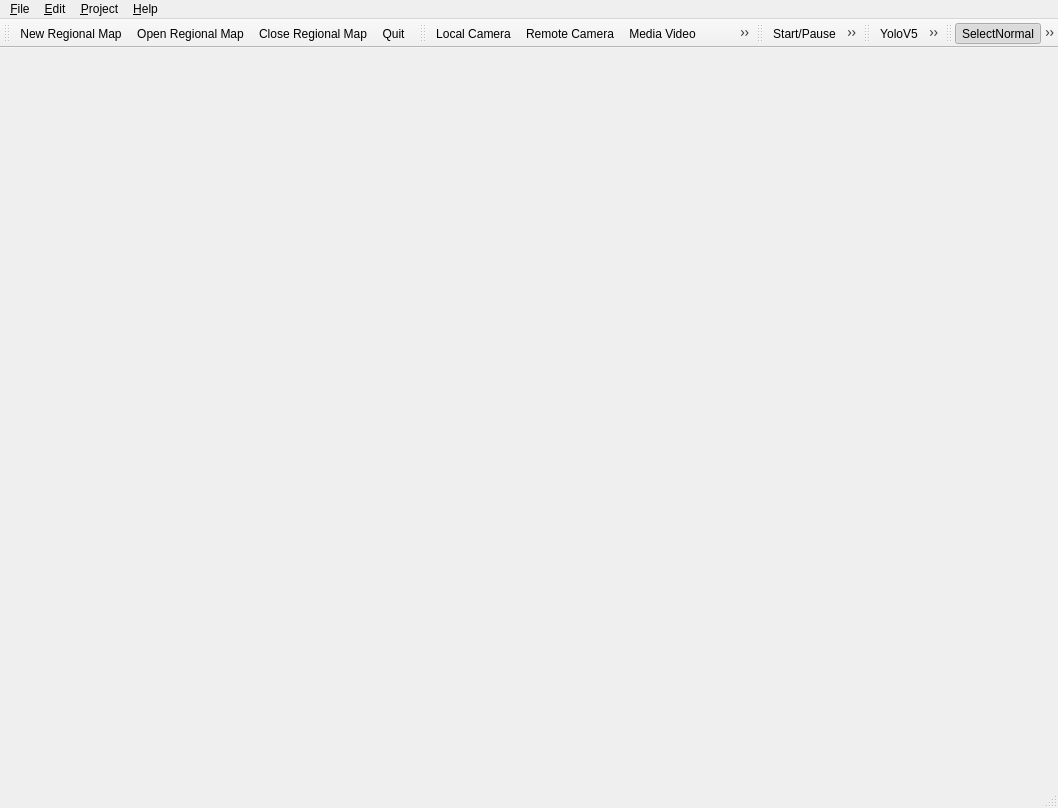
<?xml version="1.0" encoding="UTF-8"?>
<ui version="4.0">
 <class>EditorMainWindow</class>
 <widget class="QMainWindow" name="EditorMainWindow">
  <property name="geometry">
   <rect>
    <x>0</x>
    <y>0</y>
    <width>1058</width>
    <height>808</height>
   </rect>
  </property>
  <property name="windowTitle">
   <string>Regional Detect Editor</string>
  </property>
  <property name="unifiedTitleAndToolBarOnMac">
   <bool>true</bool>
  </property>
  <widget class="QWidget" name="centralwidget"/>
  <widget class="QMenuBar" name="menubar">
   <property name="geometry">
    <rect>
     <x>0</x>
     <y>0</y>
     <width>1058</width>
     <height>30</height>
    </rect>
   </property>
   <widget class="QMenu" name="menu_File">
    <property name="title">
     <string>&amp;File</string>
    </property>
    <addaction name="actionNewRegionalMap"/>
    <addaction name="actionOpenRegionalMap"/>
    <addaction name="actionCloseRegionalMap"/>
    <addaction name="separator"/>
    <addaction name="actionQuitApp"/>
   </widget>
   <widget class="QMenu" name="menu_Help">
    <property name="title">
     <string>&amp;Help</string>
    </property>
    <addaction name="actionAboutApp"/>
   </widget>
   <widget class="QMenu" name="menu_Edit">
    <property name="title">
     <string>&amp;Edit</string>
    </property>
    <widget class="QMenu" name="menuChange_Media_Source">
     <property name="title">
      <string>Load Media Source</string>
     </property>
     <addaction name="actionSourceLocalCamera"/>
     <addaction name="actionSourceRemoteCamera"/>
     <addaction name="actionSourceMediaVideo"/>
     <addaction name="actionSourceStaticImage"/>
    </widget>
    <addaction name="menuChange_Media_Source"/>
   </widget>
   <widget class="QMenu" name="menu_Project">
    <property name="title">
     <string>&amp;Project</string>
    </property>
    <widget class="QMenu" name="menuWeights">
     <property name="title">
      <string>Detect Settings</string>
     </property>
     <widget class="QMenu" name="menuReid_StrongSORT">
      <property name="title">
       <string>Reid (StrongSORT)</string>
      </property>
      <addaction name="actionConfigReIdSSWeights"/>
      <addaction name="actionConfigReIdSSYaml"/>
     </widget>
     <addaction name="actionConfigYoloV5Weights"/>
     <addaction name="menuReid_StrongSORT"/>
    </widget>
    <widget class="QMenu" name="menuRegionals_Settings">
     <property name="title">
      <string>Regionals Settings</string>
     </property>
     <addaction name="actionDrawLine"/>
     <addaction name="actionDrawPolygonArea"/>
    </widget>
    <addaction name="actionStartOrPauseDetect"/>
    <addaction name="actionStopDetect"/>
    <addaction name="separator"/>
    <addaction name="menuWeights"/>
    <addaction name="separator"/>
    <addaction name="menuRegionals_Settings"/>
   </widget>
   <addaction name="menu_File"/>
   <addaction name="menu_Edit"/>
   <addaction name="menu_Project"/>
   <addaction name="menu_Help"/>
  </widget>
  <widget class="QStatusBar" name="statusbar"/>
  <widget class="QToolBar" name="toolBar">
   <property name="windowTitle">
    <string>toolBar</string>
   </property>
   <attribute name="toolBarArea">
    <enum>TopToolBarArea</enum>
   </attribute>
   <attribute name="toolBarBreak">
    <bool>false</bool>
   </attribute>
   <addaction name="actionNewRegionalMap"/>
   <addaction name="actionOpenRegionalMap"/>
   <addaction name="actionCloseRegionalMap"/>
   <addaction name="actionQuitApp"/>
  </widget>
  <widget class="QToolBar" name="toolBar_2">
   <property name="windowTitle">
    <string>toolBar_2</string>
   </property>
   <attribute name="toolBarArea">
    <enum>TopToolBarArea</enum>
   </attribute>
   <attribute name="toolBarBreak">
    <bool>false</bool>
   </attribute>
   <addaction name="actionSourceLocalCamera"/>
   <addaction name="actionSourceRemoteCamera"/>
   <addaction name="actionSourceMediaVideo"/>
   <addaction name="actionSourceStaticImage"/>
  </widget>
  <widget class="QToolBar" name="toolBar_3">
   <property name="windowTitle">
    <string>toolBar_3</string>
   </property>
   <attribute name="toolBarArea">
    <enum>TopToolBarArea</enum>
   </attribute>
   <attribute name="toolBarBreak">
    <bool>false</bool>
   </attribute>
   <addaction name="actionStartOrPauseDetect"/>
   <addaction name="actionStopDetect"/>
  </widget>
  <widget class="QToolBar" name="toolBar_4">
   <property name="windowTitle">
    <string>toolBar_4</string>
   </property>
   <attribute name="toolBarArea">
    <enum>TopToolBarArea</enum>
   </attribute>
   <attribute name="toolBarBreak">
    <bool>false</bool>
   </attribute>
   <addaction name="actionConfigYoloV5Weights"/>
   <addaction name="actionConfigReIdSSWeights"/>
   <addaction name="actionConfigReIdSSYaml"/>
  </widget>
  <widget class="QToolBar" name="toolBar_5">
   <property name="windowTitle">
    <string>toolBar_5</string>
   </property>
   <attribute name="toolBarArea">
    <enum>TopToolBarArea</enum>
   </attribute>
   <attribute name="toolBarBreak">
    <bool>false</bool>
   </attribute>
   <addaction name="actionSelectNormal"/>
   <addaction name="actionDrawLine"/>
   <addaction name="actionDrawPolygonArea"/>
  </widget>
  <action name="actionNewRegionalMap">
   <property name="icon">
    <iconset resource="regional_detect.qrc">
     <normaloff>:/icon/icons/新建.png</normaloff>:/icon/icons/新建.png</iconset>
   </property>
   <property name="text">
    <string>&amp;New Regional Map</string>
   </property>
   <property name="statusTip">
    <string>New Regional Map</string>
   </property>
  </action>
  <action name="actionOpenRegionalMap">
   <property name="icon">
    <iconset resource="regional_detect.qrc">
     <normaloff>:/icon/icons/打开.png</normaloff>:/icon/icons/打开.png</iconset>
   </property>
   <property name="text">
    <string>&amp;Open Regional Map</string>
   </property>
   <property name="statusTip">
    <string>Open Regional Map</string>
   </property>
  </action>
  <action name="actionCloseRegionalMap">
   <property name="icon">
    <iconset resource="regional_detect.qrc">
     <normaloff>:/icon/icons/关闭.png</normaloff>:/icon/icons/关闭.png</iconset>
   </property>
   <property name="text">
    <string>Close Regional Map</string>
   </property>
   <property name="statusTip">
    <string>Close Regional Map</string>
   </property>
  </action>
  <action name="action">
   <property name="text">
    <string>-</string>
   </property>
  </action>
  <action name="actionQuitApp">
   <property name="icon">
    <iconset resource="regional_detect.qrc">
     <normaloff>:/icon/icons/退出.png</normaloff>:/icon/icons/退出.png</iconset>
   </property>
   <property name="text">
    <string>&amp;Quit</string>
   </property>
   <property name="statusTip">
    <string>Quit the application</string>
   </property>
   <property name="shortcut">
    <string>Ctrl+Q</string>
   </property>
   <property name="menuRole">
    <enum>QAction::QuitRole</enum>
   </property>
  </action>
  <action name="actionAboutApp">
   <property name="icon">
    <iconset resource="regional_detect.qrc">
     <normaloff>:/icon/icons/告警实心.png</normaloff>:/icon/icons/告警实心.png</iconset>
   </property>
   <property name="text">
    <string>&amp;About...</string>
   </property>
   <property name="statusTip">
    <string>Information about HuaFon</string>
   </property>
  </action>
  <action name="actionDrawLine">
   <property name="checkable">
    <bool>true</bool>
   </property>
   <property name="icon">
    <iconset resource="regional_detect.qrc">
     <normaloff>:/icon/icons/线.png</normaloff>:/icon/icons/线.png</iconset>
   </property>
   <property name="text">
    <string>Line (Cordon)</string>
   </property>
  </action>
  <action name="actionDrawPolygonArea">
   <property name="checkable">
    <bool>true</bool>
   </property>
   <property name="icon">
    <iconset resource="regional_detect.qrc">
     <normaloff>:/icon/icons/面.png</normaloff>:/icon/icons/面.png</iconset>
   </property>
   <property name="text">
    <string>Polygon (Warning Area)</string>
   </property>
  </action>
  <action name="actionSourceLocalCamera">
   <property name="icon">
    <iconset resource="regional_detect.qrc">
     <normaloff>:/icon/icons/摄像头.png</normaloff>:/icon/icons/摄像头.png</iconset>
   </property>
   <property name="text">
    <string>Local Camera</string>
   </property>
   <property name="statusTip">
    <string>Using local camera likes USB-Camera</string>
   </property>
  </action>
  <action name="actionSourceRemoteCamera">
   <property name="icon">
    <iconset resource="regional_detect.qrc">
     <normaloff>:/icon/icons/5摄像头.png</normaloff>:/icon/icons/5摄像头.png</iconset>
   </property>
   <property name="text">
    <string>Remote Camera</string>
   </property>
   <property name="statusTip">
    <string>Using remote camera by using RTSP protocol.</string>
   </property>
  </action>
  <action name="actionSourceMediaVideo">
   <property name="icon">
    <iconset resource="regional_detect.qrc">
     <normaloff>:/icon/icons/file-mp4.png</normaloff>:/icon/icons/file-mp4.png</iconset>
   </property>
   <property name="text">
    <string>Media Video</string>
   </property>
   <property name="statusTip">
    <string>Using local video file, likes mp4.</string>
   </property>
  </action>
  <action name="actionSourceStaticImage">
   <property name="icon">
    <iconset resource="regional_detect.qrc">
     <normaloff>:/icon/icons/插入图片.png</normaloff>:/icon/icons/插入图片.png</iconset>
   </property>
   <property name="text">
    <string>Static Image</string>
   </property>
   <property name="statusTip">
    <string>Using a static image from local file.</string>
   </property>
  </action>
  <action name="actionStartOrPauseDetect">
   <property name="icon">
    <iconset resource="regional_detect.qrc">
     <normaloff>:/icon/icons/播放2.png</normaloff>:/icon/icons/播放2.png</iconset>
   </property>
   <property name="text">
    <string>Start/Pause</string>
   </property>
   <property name="toolTip">
    <string>Start/Pause detect</string>
   </property>
  </action>
  <action name="actionStopDetect">
   <property name="icon">
    <iconset resource="regional_detect.qrc">
     <normaloff>:/icon/icons/停止.png</normaloff>:/icon/icons/停止.png</iconset>
   </property>
   <property name="text">
    <string>Stop</string>
   </property>
  </action>
  <action name="actionConfigYoloV5Weights">
   <property name="icon">
    <iconset resource="regional_detect.qrc">
     <normaloff>:/icon/icons/AI、智能大脑-09.png</normaloff>:/icon/icons/AI、智能大脑-09.png</iconset>
   </property>
   <property name="text">
    <string>YoloV5</string>
   </property>
  </action>
  <action name="actionConfigReIdSSWeights">
   <property name="icon">
    <iconset resource="regional_detect.qrc">
     <normaloff>:/icon/icons/环保平台-智能巡检.png</normaloff>:/icon/icons/环保平台-智能巡检.png</iconset>
   </property>
   <property name="text">
    <string>StrongSORT Weights</string>
   </property>
   <property name="toolTip">
    <string>StrongSORT Weights</string>
   </property>
  </action>
  <action name="actionConfigReIdSSYaml">
   <property name="icon">
    <iconset resource="regional_detect.qrc">
     <normaloff>:/icon/icons/智能、连接-02.png</normaloff>:/icon/icons/智能、连接-02.png</iconset>
   </property>
   <property name="text">
    <string>StrongSORT Yaml Config</string>
   </property>
   <property name="toolTip">
    <string>StrongSORT Yaml Config</string>
   </property>
  </action>
  <action name="actionSelectNormal">
   <property name="checkable">
    <bool>true</bool>
   </property>
   <property name="checked">
    <bool>true</bool>
   </property>
   <property name="icon">
    <iconset resource="regional_detect.qrc">
     <normaloff>:/icon/icons/arrow.png</normaloff>:/icon/icons/arrow.png</iconset>
   </property>
   <property name="text">
    <string>SelectNormal</string>
   </property>
   <property name="toolTip">
    <string>Select mode</string>
   </property>
  </action>
 </widget>
 <resources>
  <include location="regional_detect.qrc"/>
 </resources>
 <connections>
  <connection>
   <sender>actionNewRegionalMap</sender>
   <signal>triggered()</signal>
   <receiver>EditorMainWindow</receiver>
   <slot>onRegMapNew()</slot>
   <hints>
    <hint type="sourcelabel">
     <x>-1</x>
     <y>-1</y>
    </hint>
    <hint type="destinationlabel">
     <x>399</x>
     <y>299</y>
    </hint>
   </hints>
  </connection>
  <connection>
   <sender>actionOpenRegionalMap</sender>
   <signal>triggered()</signal>
   <receiver>EditorMainWindow</receiver>
   <slot>onRegMapOpen()</slot>
   <hints>
    <hint type="sourcelabel">
     <x>-1</x>
     <y>-1</y>
    </hint>
    <hint type="destinationlabel">
     <x>399</x>
     <y>299</y>
    </hint>
   </hints>
  </connection>
  <connection>
   <sender>actionCloseRegionalMap</sender>
   <signal>triggered()</signal>
   <receiver>EditorMainWindow</receiver>
   <slot>onRegMapClose()</slot>
   <hints>
    <hint type="sourcelabel">
     <x>-1</x>
     <y>-1</y>
    </hint>
    <hint type="destinationlabel">
     <x>399</x>
     <y>299</y>
    </hint>
   </hints>
  </connection>
  <connection>
   <sender>actionQuitApp</sender>
   <signal>triggered()</signal>
   <receiver>EditorMainWindow</receiver>
   <slot>onQuitApp()</slot>
   <hints>
    <hint type="sourcelabel">
     <x>-1</x>
     <y>-1</y>
    </hint>
    <hint type="destinationlabel">
     <x>399</x>
     <y>299</y>
    </hint>
   </hints>
  </connection>
  <connection>
   <sender>actionAboutApp</sender>
   <signal>triggered()</signal>
   <receiver>EditorMainWindow</receiver>
   <slot>onAboutApp()</slot>
   <hints>
    <hint type="sourcelabel">
     <x>-1</x>
     <y>-1</y>
    </hint>
    <hint type="destinationlabel">
     <x>399</x>
     <y>299</y>
    </hint>
   </hints>
  </connection>
  <connection>
   <sender>actionSourceLocalCamera</sender>
   <signal>triggered()</signal>
   <receiver>EditorMainWindow</receiver>
   <slot>onChangeSourceLocalCamera()</slot>
   <hints>
    <hint type="sourcelabel">
     <x>-1</x>
     <y>-1</y>
    </hint>
    <hint type="destinationlabel">
     <x>511</x>
     <y>383</y>
    </hint>
   </hints>
  </connection>
  <connection>
   <sender>actionSourceRemoteCamera</sender>
   <signal>triggered()</signal>
   <receiver>EditorMainWindow</receiver>
   <slot>onChangeSourceRemoteCamera()</slot>
   <hints>
    <hint type="sourcelabel">
     <x>-1</x>
     <y>-1</y>
    </hint>
    <hint type="destinationlabel">
     <x>511</x>
     <y>383</y>
    </hint>
   </hints>
  </connection>
  <connection>
   <sender>actionSourceMediaVideo</sender>
   <signal>triggered()</signal>
   <receiver>EditorMainWindow</receiver>
   <slot>onChangeSourceMediaVideo()</slot>
   <hints>
    <hint type="sourcelabel">
     <x>-1</x>
     <y>-1</y>
    </hint>
    <hint type="destinationlabel">
     <x>511</x>
     <y>383</y>
    </hint>
   </hints>
  </connection>
  <connection>
   <sender>actionSourceStaticImage</sender>
   <signal>triggered()</signal>
   <receiver>EditorMainWindow</receiver>
   <slot>onChangeSourceStaticImage()</slot>
   <hints>
    <hint type="sourcelabel">
     <x>-1</x>
     <y>-1</y>
    </hint>
    <hint type="destinationlabel">
     <x>511</x>
     <y>383</y>
    </hint>
   </hints>
  </connection>
  <connection>
   <sender>actionConfigYoloV5Weights</sender>
   <signal>triggered()</signal>
   <receiver>EditorMainWindow</receiver>
   <slot>on_change_yolov5_weights()</slot>
   <hints>
    <hint type="sourcelabel">
     <x>-1</x>
     <y>-1</y>
    </hint>
    <hint type="destinationlabel">
     <x>511</x>
     <y>383</y>
    </hint>
   </hints>
  </connection>
  <connection>
   <sender>actionConfigReIdSSWeights</sender>
   <signal>triggered()</signal>
   <receiver>EditorMainWindow</receiver>
   <slot>on_change_reid_ss_weights()</slot>
   <hints>
    <hint type="sourcelabel">
     <x>-1</x>
     <y>-1</y>
    </hint>
    <hint type="destinationlabel">
     <x>511</x>
     <y>383</y>
    </hint>
   </hints>
  </connection>
  <connection>
   <sender>actionConfigReIdSSYaml</sender>
   <signal>triggered()</signal>
   <receiver>EditorMainWindow</receiver>
   <slot>on_change_reid_ss_config()</slot>
   <hints>
    <hint type="sourcelabel">
     <x>-1</x>
     <y>-1</y>
    </hint>
    <hint type="destinationlabel">
     <x>511</x>
     <y>383</y>
    </hint>
   </hints>
  </connection>
  <connection>
   <sender>actionDrawLine</sender>
   <signal>triggered()</signal>
   <receiver>EditorMainWindow</receiver>
   <slot>on_draw_regional_boundary_line()</slot>
   <hints>
    <hint type="sourcelabel">
     <x>-1</x>
     <y>-1</y>
    </hint>
    <hint type="destinationlabel">
     <x>511</x>
     <y>383</y>
    </hint>
   </hints>
  </connection>
  <connection>
   <sender>actionDrawPolygonArea</sender>
   <signal>triggered()</signal>
   <receiver>EditorMainWindow</receiver>
   <slot>on_draw_regional_area()</slot>
   <hints>
    <hint type="sourcelabel">
     <x>-1</x>
     <y>-1</y>
    </hint>
    <hint type="destinationlabel">
     <x>511</x>
     <y>383</y>
    </hint>
   </hints>
  </connection>
  <connection>
   <sender>actionSelectNormal</sender>
   <signal>triggered()</signal>
   <receiver>EditorMainWindow</receiver>
   <slot>on_draw_reset_normal()</slot>
   <hints>
    <hint type="sourcelabel">
     <x>-1</x>
     <y>-1</y>
    </hint>
    <hint type="destinationlabel">
     <x>528</x>
     <y>403</y>
    </hint>
   </hints>
  </connection>
  <connection>
   <sender>actionStartOrPauseDetect</sender>
   <signal>triggered()</signal>
   <receiver>EditorMainWindow</receiver>
   <slot>on_tracking_start_or_pause()</slot>
   <hints>
    <hint type="sourcelabel">
     <x>-1</x>
     <y>-1</y>
    </hint>
    <hint type="destinationlabel">
     <x>528</x>
     <y>403</y>
    </hint>
   </hints>
  </connection>
  <connection>
   <sender>actionStopDetect</sender>
   <signal>triggered()</signal>
   <receiver>EditorMainWindow</receiver>
   <slot>on_tracking_stop()</slot>
   <hints>
    <hint type="sourcelabel">
     <x>-1</x>
     <y>-1</y>
    </hint>
    <hint type="destinationlabel">
     <x>528</x>
     <y>403</y>
    </hint>
   </hints>
  </connection>
 </connections>
 <slots>
  <slot>onRegMapNew()</slot>
  <slot>onRegMapOpen()</slot>
  <slot>onRegMapClose()</slot>
  <slot>onQuitApp()</slot>
  <slot>onAboutApp()</slot>
  <slot>onChangeSourceLocalCamera()</slot>
  <slot>onChangeSourceRemoteCamera()</slot>
  <slot>onChangeSourceMediaVideo()</slot>
  <slot>onChangeSourceStaticImage()</slot>
  <slot>on_change_yolov5_weights()</slot>
  <slot>on_change_reid_ss_weights()</slot>
  <slot>on_change_reid_ss_config()</slot>
  <slot>on_mouse_draw_detect_region(QMouseEvent)</slot>
  <slot>on_draw_regional_boundary_line()</slot>
  <slot>on_draw_regional_area()</slot>
  <slot>on_draw_reset_normal()</slot>
  <slot>on_tracking_start_or_pause()</slot>
  <slot>on_tracking_stop()</slot>
 </slots>
</ui>
